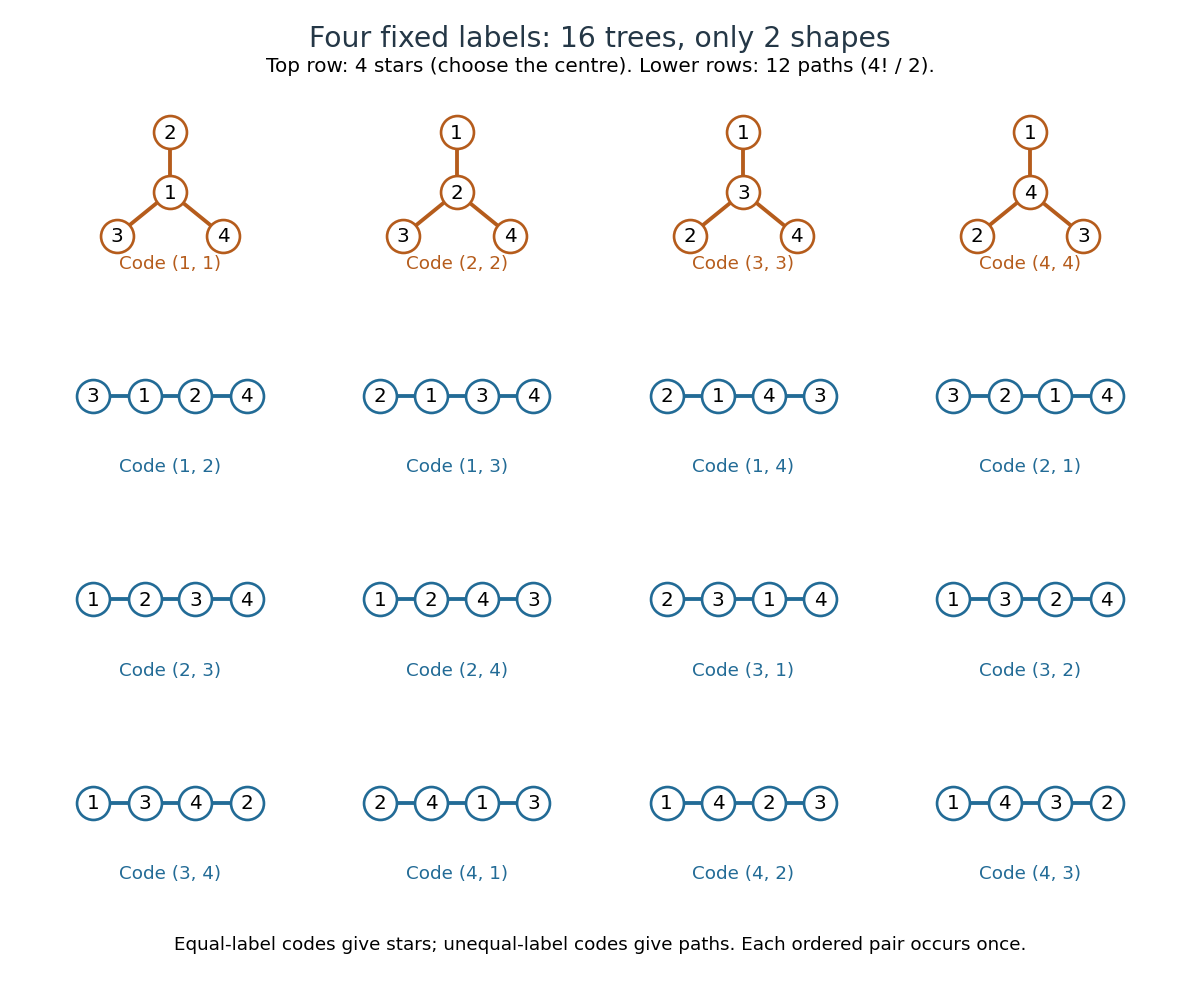

Python code for this plot:
"""All sixteen fixed-label trees, independently enumerated; Python 3.14.

Write the matching opaque PNG into the current working directory.
"""

from itertools import combinations
from pathlib import Path

import matplotlib

matplotlib.use("Agg")
import matplotlib.pyplot as plt


def adjacency_of(edges):
    adjacency = {v: set() for v in range(1, 5)}
    for a, b in edges:
        adjacency[a].add(b)
        adjacency[b].add(a)
    return adjacency


def is_connected(edges):
    adjacency = adjacency_of(edges)
    visited, pending = set(), [1]
    while pending:
        v = pending.pop()
        if v not in visited:
            visited.add(v)
            pending.extend(adjacency[v] - visited)
    return len(visited) == 4


def encode(edges):
    adjacency, code = adjacency_of(edges), []
    for _ in range(2):
        leaf = min(v for v in adjacency if len(adjacency[v]) == 1)
        neighbour = next(iter(adjacency[leaf]))
        code.append(neighbour)
        adjacency[neighbour].remove(leaf)
        del adjacency[leaf]
    return tuple(code)


def layout(edges):
    adjacency = adjacency_of(edges)
    centre = next((v for v in adjacency if len(adjacency[v]) == 3), None)
    if centre is not None:
        leaves = sorted(set(adjacency) - {centre})
        return dict(zip([centre] + leaves, [(0, 0), (0, 0.9), (-0.8, -0.65), (0.8, -0.65)]))
    start = min(v for v in adjacency if len(adjacency[v]) == 1)
    order, previous, current = [], None, start
    while current is not None:
        order.append(current)
        following = adjacency[current] - ({previous} if previous is not None else set())
        previous, current = current, next(iter(following), None)
    return {v: (x, 0) for v, x in zip(order, [-1.15, -0.38, 0.38, 1.15])}


def main():
    trees = [edges for edges in combinations(list(combinations(range(1, 5), 2)), 3)
             if is_connected(edges)]
    stars = sorted((edges for edges in trees if max(map(len, adjacency_of(edges).values())) == 3),
                   key=encode)
    paths = sorted((edges for edges in trees if max(map(len, adjacency_of(edges).values())) == 2),
                   key=encode)
    assert len(trees) == 16 and len(stars) == 4 and len(paths) == 12
    assert {encode(edges) for edges in trees} == {(a, b) for a in range(1, 5) for b in range(1, 5)}
    fig, axes = plt.subplots(4, 4, figsize=(10, 8.2), dpi=120, facecolor="white")
    for i, (ax, edges) in enumerate(zip(axes.flat, stars + paths)):
        positions = layout(edges)
        colour = "#b55c1c" if i < 4 else "#226b96"
        for a, b in edges:
            ax.plot([positions[a][0], positions[b][0]], [positions[a][1], positions[b][1]],
                    color=colour, lw=2.3, zorder=1)
        for v in range(1, 5):
            ax.scatter(*positions[v], s=390, facecolor="white", edgecolor=colour, lw=1.6, zorder=2)
            ax.text(*positions[v], str(v), ha="center", va="center", fontsize=12, zorder=3)
        ax.text(0, -1.13, f"Code {encode(edges)}", ha="center", fontsize=11, color=colour)
        ax.set_xlim(-1.55, 1.55)
        ax.set_ylim(-1.45, 1.2)
        ax.set_aspect("equal")
        ax.axis("off")
    fig.suptitle("Four fixed labels: 16 trees, only 2 shapes", y=0.975, fontsize=17, color="#243746")
    fig.text(0.5, 0.927, "Top row: 4 stars (choose the centre). Lower rows: 12 paths (4! / 2).",
             ha="center", fontsize=12)
    fig.text(0.5, 0.035, "Equal-label codes give stars; unequal-label codes give paths. Each ordered pair occurs once.",
             ha="center", fontsize=11)
    fig.subplots_adjust(left=0.035, right=0.965, top=0.885, bottom=0.085, hspace=0.15, wspace=0.12)
    fig.savefig(Path.cwd() / Path(__file__).with_suffix(".png").name, facecolor="white", transparent=False)
    plt.close(fig)


if __name__ == "__main__":
    main()
